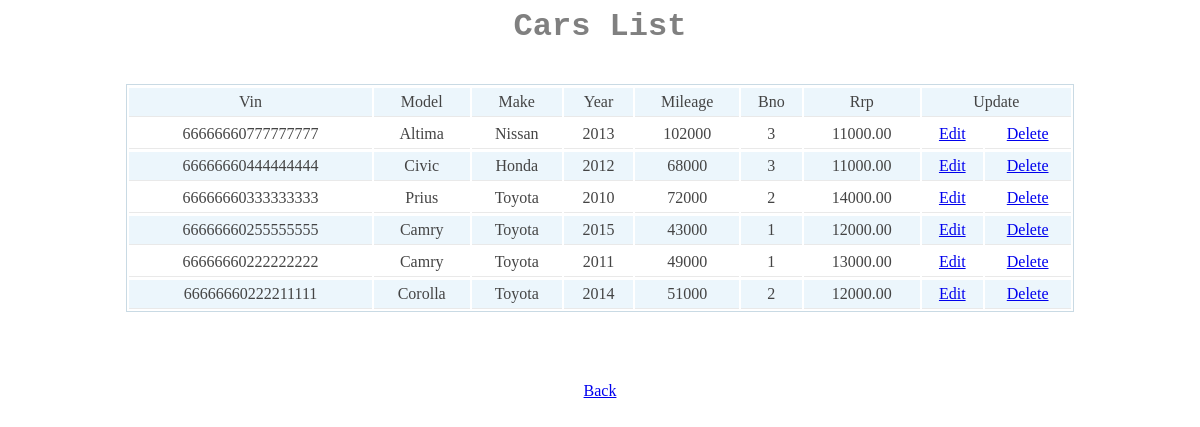
The app's page /dealers_crud/index.php with its own data.
### tables this page shows
CREATE TABLE Cars(
	Vin VARCHAR(17) PRIMARY KEY NOT NULL,
	Model VARCHAR(20) NOT NULL,
	Make VARCHAR(20) NOT NULL,
	Year INT(4) NOT NULL,
	Mileage INT NOT NULL,
	Bno NUMERIC(3) NOT NULL,
	Rrp DECIMAL(10,2)
);

### dealers_crud/index.php (the view, shortened to what this page needs)
<?php
include_once("config.php");
$result = mysqli_query($mysqli, "SELECT * FROM Cars ORDER BY Vin DESC");
?>
<html>
<head>
</head>
<body>
<h1 align="center" style = "color: gray; font-family: Courier New;">Cars List</h1>
<br>
    <form id="form1" runat="server">
	<table width="80%" id="ListArea" border="0" class="t1" align="center">
	<tr align="center">
		<td>Vin</td>
		<td>Model</td>
		<td>Make</td>
		<td>Year</td>
		<td>Mileage</td>
		<td>Bno</td>
		<td>Rrp</td>
		<td colspan=2 align="center">Update</td>
	</tr>
	<?php
	while($res = mysqli_fetch_array($result)) {
		echo "<tr align='center'>";
		echo "<td>".$res['Vin']."</td>";
		echo "<td>".$res['Model']."</td>";
		echo "<td>".$res['Make']."</td>";
		echo "<td>".$res['Year']."</td>";
		echo "<td>".$res['Mileage']."</td>";
		echo "<td>".$res['Bno']."</td>";
		echo "<td>".$res['Rrp']."</td>";
		echo "<td><a href=\"edit.php?Vin=$res[Vin]\">Edit</a></td>";
		echo "<td><a href=\"delete.php?Vin=$res[Vin]\" onClick=\"return confirm('Do you confirm this deleting operation?')\">Delete</a></td>";
	}
	?>
	</table>
 </form>
<br><br><br>
	<div id = "back" style = "text-align: center;">
		<a href="index.html"> Back </a>
	</div>
</body>
</html>

### dealers_crud/index.php (style rules this page uses)
.t1 { clear: both; border: 1px solid #c9dae4; }
.t1 tr td { border-bottom: 1px solid #e9e9e9; padding-bottom: 5px; padding-top: 5px; color: #444; border-top: 1px solid #FFFFFF; padding-left: 5px; padding-right: 5px; word-break: break-all; }
tr.alt td { background: #ecf6fc; }

### records on screen
cars: Vin "66666660777777777", Model "Altima", Make "Nissan", Year "2013", Mileage "102000", Bno "3", Rrp "11000.00"
cars: Vin "66666660444444444", Model "Civic", Make "Honda", Year "2012", Mileage "68000", Bno "3", Rrp "11000.00"
cars: Vin "66666660333333333", Model "Prius", Make "Toyota", Year "2010", Mileage "72000", Bno "2", Rrp "14000.00"
cars: Vin "66666660255555555", Model "Camry", Make "Toyota", Year "2015", Mileage "43000", Bno "1", Rrp "12000.00"
cars: Vin "66666660222222222", Model "Camry", Make "Toyota", Year "2011", Mileage "49000", Bno "1", Rrp "13000.00"
cars: Vin "66666660222211111", Model "Corolla", Make "Toyota", Year "2014", Mileage "51000", Bno "2", Rrp "12000.00"
